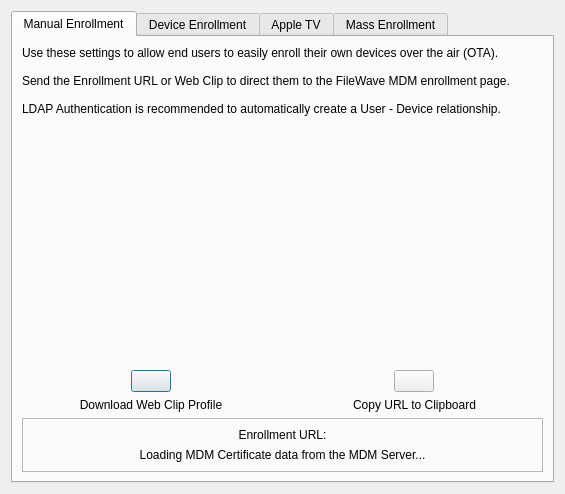
<?xml version="1.0" encoding="UTF-8"?>
<ui version="4.0">
 <class>EnrollDeviceDlg</class>
 <widget class="QDialog" name="EnrollDeviceDlg">
  <property name="windowModality">
   <enum>Qt::NonModal</enum>
  </property>
  <property name="geometry">
   <rect>
    <x>0</x>
    <y>0</y>
    <width>565</width>
    <height>494</height>
   </rect>
  </property>
  <property name="sizePolicy">
   <sizepolicy hsizetype="Preferred" vsizetype="Preferred">
    <horstretch>0</horstretch>
    <verstretch>0</verstretch>
   </sizepolicy>
  </property>
  <property name="windowTitle">
   <string>Enroll iOS Device</string>
  </property>
  <layout class="QVBoxLayout" name="verticalLayout_20">
   <item>
    <widget class="QTabWidget" name="tabWidget">
     <property name="currentIndex">
      <number>0</number>
     </property>
     <widget class="QWidget" name="manualTab">
      <attribute name="title">
       <string>Manual Enrollment</string>
      </attribute>
      <layout class="QVBoxLayout" name="verticalLayout_5">
       <item>
        <widget class="QLabel" name="label">
         <property name="text">
          <string>Use these settings to allow end users to easily enroll their own devices over the air (OTA).

Send the Enrollment URL or Web Clip to direct them to the FileWave MDM enrollment page.

LDAP Authentication is recommended to automatically create a User - Device relationship.</string>
         </property>
         <property name="wordWrap">
          <bool>true</bool>
         </property>
        </widget>
       </item>
       <item>
        <spacer name="verticalSpacer_3">
         <property name="orientation">
          <enum>Qt::Vertical</enum>
         </property>
         <property name="sizeHint" stdset="0">
          <size>
           <width>20</width>
           <height>40</height>
          </size>
         </property>
        </spacer>
       </item>
       <item>
        <layout class="QVBoxLayout" name="verticalLayout_4">
         <item>
          <layout class="QHBoxLayout" name="horizontalLayout">
           <item>
            <layout class="QVBoxLayout" name="verticalLayout_14">
             <item>
              <layout class="QHBoxLayout" name="horizontalLayout_14">
               <item>
                <widget class="QPushButton" name="fromWebclipPB">
                 <property name="enabled">
                  <bool>true</bool>
                 </property>
                 <property name="sizePolicy">
                  <sizepolicy hsizetype="Fixed" vsizetype="Preferred">
                   <horstretch>0</horstretch>
                   <verstretch>0</verstretch>
                  </sizepolicy>
                 </property>
                 <property name="text">
                  <string/>
                 </property>
                 <property name="icon">
                  <iconset resource="../FileWaveGuiLib/GuiLib.qrc">
                   <normaloff>:/IDI_ICON_WEBCLIP_PROFILE</normaloff>:/IDI_ICON_WEBCLIP_PROFILE</iconset>
                 </property>
                 <property name="iconSize">
                  <size>
                   <width>32</width>
                   <height>32</height>
                  </size>
                 </property>
                </widget>
               </item>
              </layout>
             </item>
             <item>
              <widget class="QLabel" name="label_4">
               <property name="minimumSize">
                <size>
                 <width>160</width>
                 <height>0</height>
                </size>
               </property>
               <property name="text">
                <string>Download Web Clip Profile</string>
               </property>
               <property name="alignment">
                <set>Qt::AlignHCenter|Qt::AlignTop</set>
               </property>
              </widget>
             </item>
            </layout>
           </item>
           <item>
            <layout class="QVBoxLayout" name="verticalLayout_16">
             <item>
              <layout class="QHBoxLayout" name="horizontalLayout_16">
               <item>
                <widget class="QPushButton" name="copyToClipboardButton">
                 <property name="enabled">
                  <bool>true</bool>
                 </property>
                 <property name="sizePolicy">
                  <sizepolicy hsizetype="Fixed" vsizetype="Preferred">
                   <horstretch>0</horstretch>
                   <verstretch>0</verstretch>
                  </sizepolicy>
                 </property>
                 <property name="text">
                  <string/>
                 </property>
                 <property name="icon">
                  <iconset resource="../FileWaveGuiLib/GuiLib.qrc">
                   <normaloff>:/IDI_ICON_WEBCLIP_COPY</normaloff>:/IDI_ICON_WEBCLIP_COPY</iconset>
                 </property>
                 <property name="iconSize">
                  <size>
                   <width>32</width>
                   <height>32</height>
                  </size>
                 </property>
                </widget>
               </item>
              </layout>
             </item>
             <item>
              <widget class="QLabel" name="label_5">
               <property name="minimumSize">
                <size>
                 <width>160</width>
                 <height>0</height>
                </size>
               </property>
               <property name="text">
                <string>Copy URL to Clipboard</string>
               </property>
               <property name="alignment">
                <set>Qt::AlignHCenter|Qt::AlignTop</set>
               </property>
              </widget>
             </item>
            </layout>
           </item>
          </layout>
         </item>
         <item>
          <widget class="QFrame" name="frame_2">
           <property name="frameShape">
            <enum>QFrame::StyledPanel</enum>
           </property>
           <layout class="QVBoxLayout" name="verticalLayout">
            <item>
             <widget class="QLabel" name="label_2">
              <property name="text">
               <string>Enrollment URL:</string>
              </property>
              <property name="alignment">
               <set>Qt::AlignCenter</set>
              </property>
             </widget>
            </item>
            <item>
             <widget class="QLabel" name="url_label">
              <property name="font">
               <font>
                <weight>50</weight>
                <bold>false</bold>
               </font>
              </property>
              <property name="text">
               <string>Loading MDM Certificate data from the MDM Server...</string>
              </property>
              <property name="alignment">
               <set>Qt::AlignCenter</set>
              </property>
              <property name="openExternalLinks">
               <bool>true</bool>
              </property>
              <property name="textInteractionFlags">
               <set>Qt::LinksAccessibleByKeyboard|Qt::LinksAccessibleByMouse|Qt::TextBrowserInteraction|Qt::TextSelectableByKeyboard|Qt::TextSelectableByMouse</set>
              </property>
             </widget>
            </item>
           </layout>
          </widget>
         </item>
        </layout>
       </item>
      </layout>
     </widget>
     <widget class="QWidget" name="autoTab">
      <attribute name="title">
       <string>Device Enrollment</string>
      </attribute>
      <layout class="QVBoxLayout" name="verticalLayout_2">
       <item>
        <widget class="QLabel" name="label_6">
         <property name="text">
          <string>Use these settings to pre-configure your devices using Apple Configurator 1.5+ in the Prepare pane under the &quot;Setup&quot; tab. 

LDAP Authentication is recommended to automatically create a User - Device relationship.

Note: Enrollment can be skipped by the user, as they must accept the configuration procedure.

Note: Supervising your devices is highly recommended.</string>
         </property>
         <property name="wordWrap">
          <bool>true</bool>
         </property>
        </widget>
       </item>
       <item>
        <spacer name="verticalSpacer_4">
         <property name="orientation">
          <enum>Qt::Vertical</enum>
         </property>
         <property name="sizeHint" stdset="0">
          <size>
           <width>20</width>
           <height>40</height>
          </size>
         </property>
        </spacer>
       </item>
       <item>
        <layout class="QVBoxLayout" name="verticalLayout_6">
         <item>
          <layout class="QHBoxLayout" name="horizontalLayout_3">
           <item>
            <layout class="QVBoxLayout" name="verticalLayout_17">
             <item>
              <layout class="QHBoxLayout" name="horizontalLayout_17">
               <item>
                <widget class="QPushButton" name="deviceEnrollmentUrlToClipBoardButton">
                 <property name="enabled">
                  <bool>true</bool>
                 </property>
                 <property name="sizePolicy">
                  <sizepolicy hsizetype="Fixed" vsizetype="Preferred">
                   <horstretch>0</horstretch>
                   <verstretch>0</verstretch>
                  </sizepolicy>
                 </property>
                 <property name="text">
                  <string/>
                 </property>
                 <property name="icon">
                  <iconset resource="../FileWaveGuiLib/GuiLib.qrc">
                   <normaloff>:/IDI_ICON_WEBCLIP_COPY</normaloff>:/IDI_ICON_WEBCLIP_COPY</iconset>
                 </property>
                 <property name="iconSize">
                  <size>
                   <width>32</width>
                   <height>32</height>
                  </size>
                 </property>
                </widget>
               </item>
              </layout>
             </item>
             <item>
              <widget class="QLabel" name="label_8">
               <property name="minimumSize">
                <size>
                 <width>160</width>
                 <height>0</height>
                </size>
               </property>
               <property name="text">
                <string>Copy URL to Clipboard</string>
               </property>
               <property name="alignment">
                <set>Qt::AlignHCenter|Qt::AlignTop</set>
               </property>
              </widget>
             </item>
             <item>
              <widget class="QLabel" name="label_17">
               <property name="text">
                <string>Paste into &quot;MDM Server URL&quot; under Settings: Device Enrollment</string>
               </property>
               <property name="alignment">
                <set>Qt::AlignBottom|Qt::AlignHCenter</set>
               </property>
               <property name="wordWrap">
                <bool>true</bool>
               </property>
              </widget>
             </item>
            </layout>
           </item>
           <item>
            <layout class="QVBoxLayout" name="verticalLayout_7">
             <item>
              <layout class="QHBoxLayout" name="horizontalLayout_4">
               <item>
                <widget class="QPushButton" name="deviceEnrollmentCertificateButton">
                 <property name="sizePolicy">
                  <sizepolicy hsizetype="Fixed" vsizetype="Preferred">
                   <horstretch>0</horstretch>
                   <verstretch>0</verstretch>
                  </sizepolicy>
                 </property>
                 <property name="text">
                  <string/>
                 </property>
                 <property name="icon">
                  <iconset resource="Configurator/Configurator.qrc">
                   <normaloff>:/assets/Credentials.png</normaloff>:/assets/Credentials.png</iconset>
                 </property>
                 <property name="iconSize">
                  <size>
                   <width>32</width>
                   <height>32</height>
                  </size>
                 </property>
                </widget>
               </item>
              </layout>
             </item>
             <item>
              <widget class="QLabel" name="label_7">
               <property name="minimumSize">
                <size>
                 <width>160</width>
                 <height>0</height>
                </size>
               </property>
               <property name="text">
                <string>Download and Trust: Server Certificate</string>
               </property>
               <property name="alignment">
                <set>Qt::AlignHCenter|Qt::AlignTop</set>
               </property>
              </widget>
             </item>
             <item>
              <widget class="QLabel" name="label_16">
               <property name="text">
                <string>Add to &quot;Anchor Certificates&quot; under Settings: Device Enrollment</string>
               </property>
               <property name="alignment">
                <set>Qt::AlignBottom|Qt::AlignHCenter</set>
               </property>
               <property name="wordWrap">
                <bool>true</bool>
               </property>
              </widget>
             </item>
            </layout>
           </item>
          </layout>
         </item>
         <item>
          <widget class="QFrame" name="frame_3">
           <property name="frameShape">
            <enum>QFrame::StyledPanel</enum>
           </property>
           <layout class="QVBoxLayout" name="verticalLayout_8">
            <item>
             <widget class="QLabel" name="label_9">
              <property name="text">
               <string>MDM Server URL:
Paste this URL into &quot;MDM Server URL&quot; field, under Settings: Device Enrollment.</string>
              </property>
              <property name="alignment">
               <set>Qt::AlignCenter</set>
              </property>
              <property name="wordWrap">
               <bool>true</bool>
              </property>
             </widget>
            </item>
            <item>
             <widget class="QLabel" name="deviceEnrollmentUrlLabel">
              <property name="font">
               <font>
                <weight>50</weight>
                <bold>false</bold>
               </font>
              </property>
              <property name="text">
               <string>Loading MDM Certificate data from the MDM Server...</string>
              </property>
              <property name="alignment">
               <set>Qt::AlignCenter</set>
              </property>
              <property name="openExternalLinks">
               <bool>false</bool>
              </property>
              <property name="textInteractionFlags">
               <set>Qt::LinksAccessibleByKeyboard|Qt::LinksAccessibleByMouse|Qt::TextBrowserInteraction|Qt::TextSelectableByKeyboard|Qt::TextSelectableByMouse</set>
              </property>
             </widget>
            </item>
           </layout>
          </widget>
         </item>
        </layout>
       </item>
      </layout>
     </widget>
     <widget class="QWidget" name="appleTvTab">
      <attribute name="title">
       <string>Apple TV</string>
      </attribute>
      <layout class="QVBoxLayout" name="verticalLayout_3">
       <item>
        <widget class="QLabel" name="label_13">
         <property name="text">
          <string>Use these profiles with Apple Configurator's (1.4.2+) Apple TV Assistant to enroll your Apple TV devices into FileWave.

Note: This method only works if you choose the &quot;Erase and install latest verson&quot; in the Apple TV Assistant.
For Apple TV software 6, the device must be connected over Ethernet.</string>
         </property>
         <property name="wordWrap">
          <bool>true</bool>
         </property>
        </widget>
       </item>
       <item>
        <spacer name="verticalSpacer">
         <property name="orientation">
          <enum>Qt::Vertical</enum>
         </property>
         <property name="sizeHint" stdset="0">
          <size>
           <width>20</width>
           <height>40</height>
          </size>
         </property>
        </spacer>
       </item>
       <item>
        <layout class="QVBoxLayout" name="verticalLayout_9">
         <item>
          <layout class="QHBoxLayout" name="horizontalLayout_6">
           <item>
            <layout class="QVBoxLayout" name="verticalLayout_18">
             <item>
              <layout class="QHBoxLayout" name="horizontalLayout_18">
               <item>
                <widget class="QPushButton" name="appleTvProfileServiceButton">
                 <property name="enabled">
                  <bool>true</bool>
                 </property>
                 <property name="sizePolicy">
                  <sizepolicy hsizetype="Fixed" vsizetype="Preferred">
                   <horstretch>0</horstretch>
                   <verstretch>0</verstretch>
                  </sizepolicy>
                 </property>
                 <property name="text">
                  <string/>
                 </property>
                 <property name="icon">
                  <iconset resource="../FileWaveGuiLib/GuiLib.qrc">
                   <normaloff>:/IDI_ICON_APPLE_CONFIGURATOR</normaloff>:/IDI_ICON_APPLE_CONFIGURATOR</iconset>
                 </property>
                 <property name="iconSize">
                  <size>
                   <width>32</width>
                   <height>32</height>
                  </size>
                 </property>
                </widget>
               </item>
              </layout>
             </item>
             <item>
              <widget class="QLabel" name="label_10">
               <property name="minimumSize">
                <size>
                 <width>160</width>
                 <height>0</height>
                </size>
               </property>
               <property name="text">
                <string>Download Enrollment Profile</string>
               </property>
               <property name="alignment">
                <set>Qt::AlignHCenter|Qt::AlignTop</set>
               </property>
              </widget>
             </item>
             <item>
              <widget class="QLabel" name="label_14">
               <property name="text">
                <string>Choose when Apple TV Assistant asks for the enrollment profile.</string>
               </property>
               <property name="alignment">
                <set>Qt::AlignBottom|Qt::AlignHCenter</set>
               </property>
               <property name="wordWrap">
                <bool>true</bool>
               </property>
              </widget>
             </item>
            </layout>
           </item>
           <item>
            <layout class="QVBoxLayout" name="verticalLayout_10">
             <item>
              <layout class="QHBoxLayout" name="horizontalLayout_7">
               <item>
                <widget class="QPushButton" name="appleTvEnrollmentCertificateButton">
                 <property name="sizePolicy">
                  <sizepolicy hsizetype="Fixed" vsizetype="Preferred">
                   <horstretch>0</horstretch>
                   <verstretch>0</verstretch>
                  </sizepolicy>
                 </property>
                 <property name="text">
                  <string/>
                 </property>
                 <property name="icon">
                  <iconset resource="Configurator/Configurator.qrc">
                   <normaloff>:/assets/Credentials.png</normaloff>:/assets/Credentials.png</iconset>
                 </property>
                 <property name="iconSize">
                  <size>
                   <width>32</width>
                   <height>32</height>
                  </size>
                 </property>
                </widget>
               </item>
              </layout>
             </item>
             <item>
              <widget class="QLabel" name="label_11">
               <property name="minimumSize">
                <size>
                 <width>160</width>
                 <height>0</height>
                </size>
               </property>
               <property name="text">
                <string>Download Server Certificate Profile</string>
               </property>
               <property name="alignment">
                <set>Qt::AlignHCenter|Qt::AlignTop</set>
               </property>
              </widget>
             </item>
             <item>
              <widget class="QLabel" name="label_15">
               <property name="text">
                <string>Add when Apple TV Assistant asks for profiles to be install.</string>
               </property>
               <property name="alignment">
                <set>Qt::AlignBottom|Qt::AlignHCenter</set>
               </property>
               <property name="wordWrap">
                <bool>true</bool>
               </property>
              </widget>
             </item>
            </layout>
           </item>
          </layout>
         </item>
        </layout>
       </item>
      </layout>
     </widget>
     <widget class="QWidget" name="profileTab">
      <attribute name="title">
       <string>Mass Enrollment</string>
      </attribute>
      <layout class="QVBoxLayout" name="verticalLayout_21">
       <item>
        <widget class="QLabel" name="label_3">
         <property name="text">
          <string>Use this profile with Apple Configurator to enroll a large number of devices.

This process results in non-personalized devices, as there is no user enrolling the device.

Note: The devices must have a working Wi-Fi profile allowing them to connect to your FileWave MDM Server as well as Apple Servers for this to work.

Note: Supervising your devices is highly recommended.</string>
         </property>
         <property name="wordWrap">
          <bool>true</bool>
         </property>
        </widget>
       </item>
       <item>
        <spacer name="verticalSpacer_2">
         <property name="orientation">
          <enum>Qt::Vertical</enum>
         </property>
         <property name="sizeHint" stdset="0">
          <size>
           <width>20</width>
           <height>40</height>
          </size>
         </property>
        </spacer>
       </item>
       <item>
        <layout class="QVBoxLayout" name="verticalLayout_11">
         <item>
          <layout class="QHBoxLayout" name="horizontalLayout_8">
           <item>
            <layout class="QVBoxLayout" name="verticalLayout_12">
             <item>
              <layout class="QHBoxLayout" name="horizontalLayout_9">
               <item>
                <widget class="QPushButton" name="enrollmentProfilePB">
                 <property name="sizePolicy">
                  <sizepolicy hsizetype="Fixed" vsizetype="Fixed">
                   <horstretch>0</horstretch>
                   <verstretch>0</verstretch>
                  </sizepolicy>
                 </property>
                 <property name="text">
                  <string/>
                 </property>
                 <property name="icon">
                  <iconset resource="../FileWaveGuiLib/GuiLib.qrc">
                   <normaloff>:/IDI_ICON_APPLE_CONFIGURATOR</normaloff>:/IDI_ICON_APPLE_CONFIGURATOR</iconset>
                 </property>
                 <property name="iconSize">
                  <size>
                   <width>32</width>
                   <height>32</height>
                  </size>
                 </property>
                </widget>
               </item>
              </layout>
             </item>
             <item>
              <widget class="QLabel" name="label_18">
               <property name="minimumSize">
                <size>
                 <width>160</width>
                 <height>0</height>
                </size>
               </property>
               <property name="text">
                <string>Download MDM Enrollment Profile</string>
               </property>
               <property name="alignment">
                <set>Qt::AlignCenter</set>
               </property>
              </widget>
             </item>
             <item>
              <widget class="QLabel" name="label_12">
               <property name="minimumSize">
                <size>
                 <width>160</width>
                 <height>0</height>
                </size>
               </property>
               <property name="text">
                <string>Select when asked for profiles to install.</string>
               </property>
               <property name="alignment">
                <set>Qt::AlignCenter</set>
               </property>
              </widget>
             </item>
            </layout>
           </item>
          </layout>
         </item>
        </layout>
       </item>
      </layout>
     </widget>
    </widget>
   </item>
  </layout>
 </widget>
 <resources>
  <include location="Configurator/Configurator.qrc"/>
  <include location="../FileWaveGuiLib/GuiLib.qrc"/>
 </resources>
 <connections/>
</ui>
